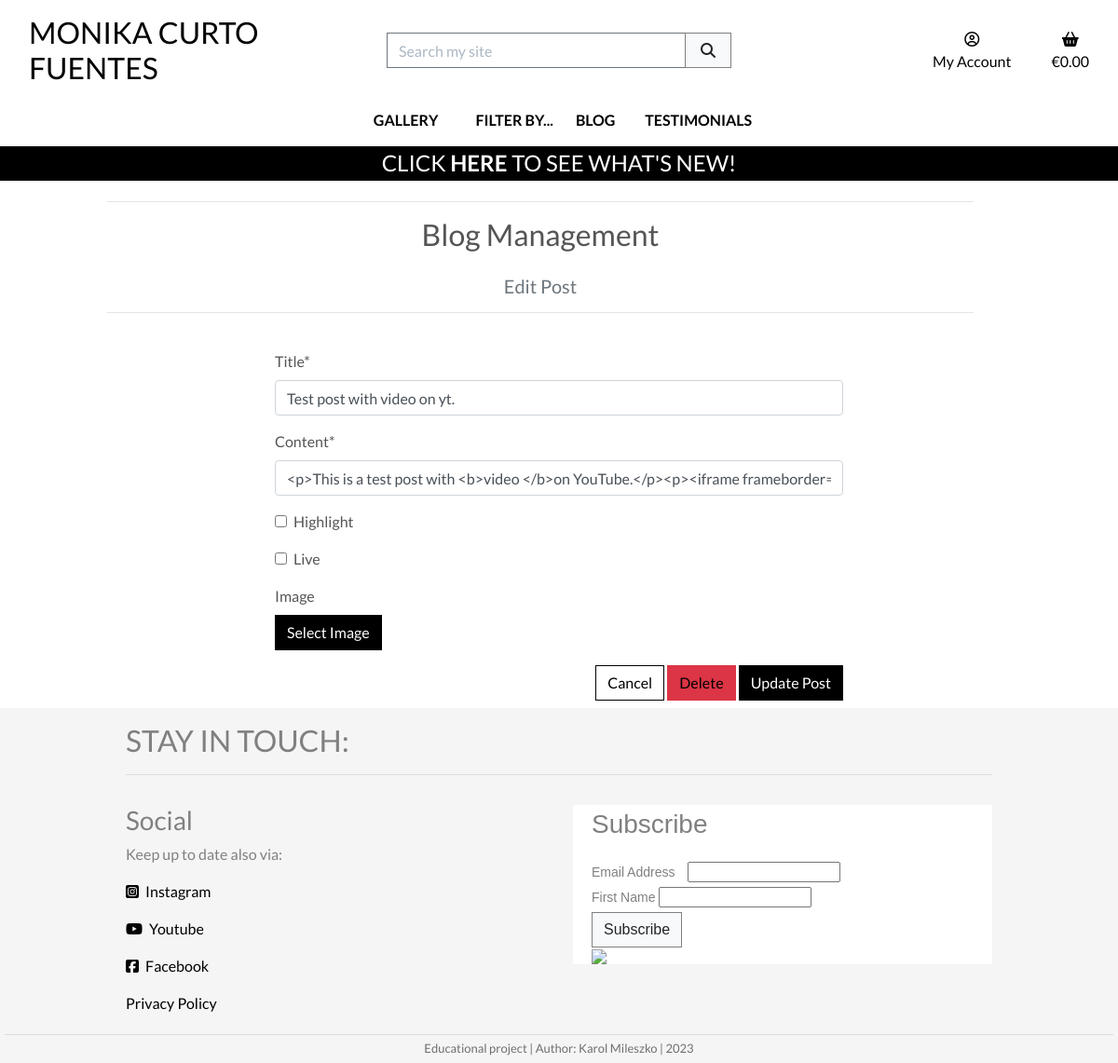
The page /blog/post_edit/test-post-with-video-on-yt/ on the database as committed earlier.
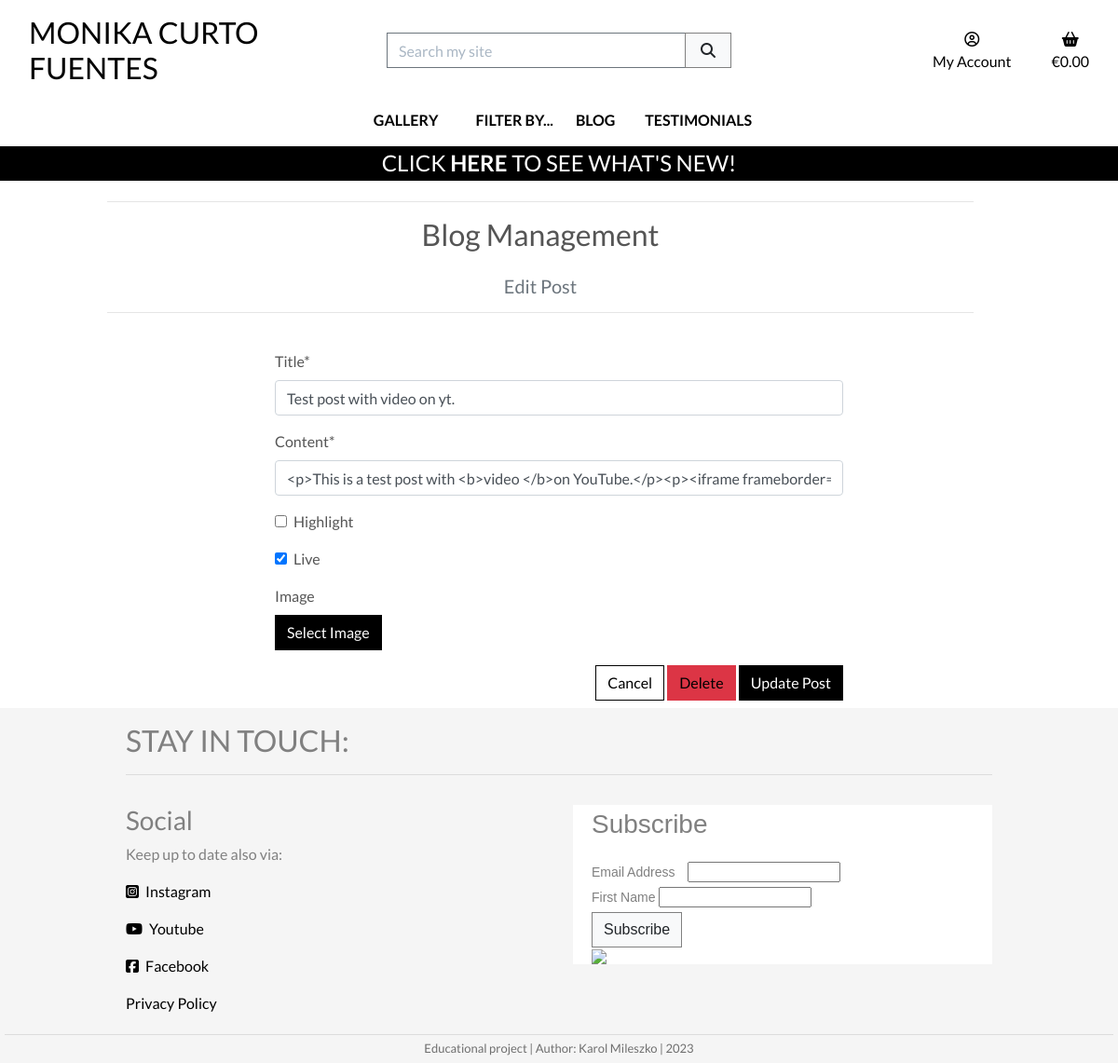
The same page on the database as committed later.
### blog/models.py (models this page shows, shortened)
class Post(models.Model):
    title = models.CharField(
        max_length=150,
        unique=True)
    slug = models.SlugField(
        max_length=150,
        unique=True)
    author = models.ForeignKey(
        User,
        on_delete=models.SET_NULL,
        related_name="blog_posts",
        null=True,
        blank=True)
    content = models.TextField()
    featured_image = models.ImageField(
        null=True,
        blank=True)
    highlight = models.BooleanField(
        default=False)
    live = models.BooleanField(
        default=True)
    created_on = models.DateTimeField(
        auto_now_add=True)
    updated_on = models.DateTimeField(
        auto_now=True)
    class Meta:
        ordering = ['-created_on']

### blog/views.py (the view, shortened to what this page needs)
class EditPost(AccessMixin, generic.UpdateView):
    model = Post
    template_name = "blog/post_edit.html"
    form_class = PostForm
    queryset = Post.objects.all()

### blog/forms.py
class PostForm(forms.ModelForm):
    class Meta:
        model = Post
        fields = (
            'title',
            'content',
            'highlight',
            'live',
            'featured_image')
        widgets = {
            'content': SummernoteWidget()
        }
    featured_image = forms.ImageField(
        label='Image',
        required=False,
        widget=CustomClearableFileInput)

### blog/templates/blog/post_edit.html (shortened to what this page needs)
{% extends "base.html" %}
{% load static %}
{% block page_header %}
    {% include "includes/page_header.html" with title="Blog Management" subtitle="Edit Post" %}
{% endblock %}
{% block content %}
    <div class="overlay"></div>
    <div class="container">
        <div class="row">
            <div class="col-12 col-md-8 offset-md-2">
                <form method="POST" action="{% url 'post_edit' post.slug %}" class="form mb-2" enctype="multipart/form-data">
                    {% for field in form %}
                        {% if field.name != 'image' %}
                            {{ field | as_crispy_field }}
                        {% else %}
                            {{ field }}
                        {% endif %}
                    {% endfor %}
                    <div class="text-right">
                        <a class="btn btn-outline-black rounded-0" href="{% url 'post_detail' post.slug %}">Cancel</a>
                        <a href="{% url 'post_delete' post.slug %}" class="btn btn-danger  float-start rounded-0">Delete</a>
                        <button class="btn btn-black rounded-0" type="submit">Update Post</button>
                    </div>
                </form>
            </div>
        </div>
    </div>
{% endblock %}

Rows that differ between the two databases and show on the page:
changed Post "Image": live "☐" → "☑"
